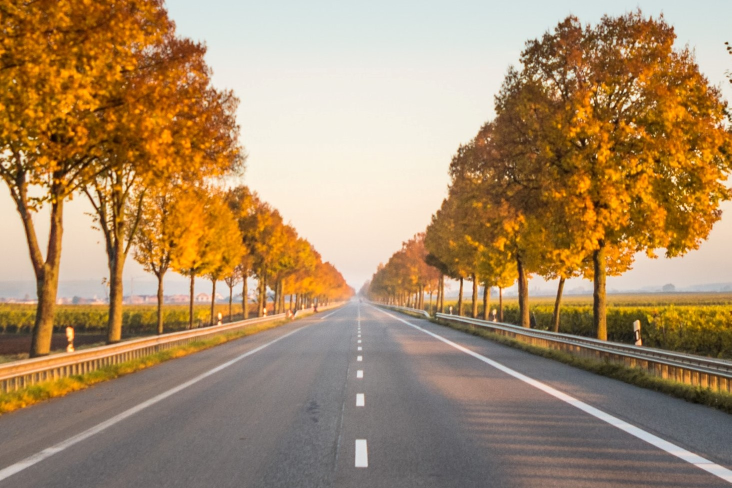
#> input picture Open CV/Joinning Multiple Image/picture.jpg, 1463 x 976 px, given in place of the camera (shown at 1/2 size)
$ python main.py
#> lines starting #> are read from the running program, lines starting #| are printed output that depends on the picture; after the words box and inside, x2 and y2 are one past the last pixel; in counts of white or black regions, pixels touching at a corner belong together
import cv2
import numpy as np

frameWidth = 640
frameHeight = 480
cap = cv2.VideoCapture(0)
cap.set(3, frameWidth)
cap.set(4, frameHeight)

def stackImages(imgArray,scale,lables=[]):
    sizeW= imgArray[0][0].shape[1]
    sizeH = imgArray[0][0].shape[0]
    rows = len(imgArray)
    cols = len(imgArray[0])
    rowsAvailable = isinstance(imgArray[0], list)
    width = imgArray[0][0].shape[1]
    height = imgArray[0][0].shape[0]
    if rowsAvailable:
        for x in range ( 0, rows):
            for y in range(0, cols):
                imgArray[x][y] = cv2.resize(imgArray[x][y], (sizeW, sizeH), None, scale, scale)
                if len(imgArray[x][y].shape) == 2: imgArray[x][y]= cv2.cvtColor( imgArray[x][y], cv2.COLOR_GRAY2BGR)
        imageBlank = np.zeros((height, width, 3), np.uint8)
        hor = [imageBlank]*rows
        hor_con = [imageBlank]*rows
        for x in range(0, rows):
            hor[x] = np.hstack(imgArray[x])
            hor_con[x] = np.concatenate(imgArray[x])
        ver = np.vstack(hor)
        ver_con = np.concatenate(hor)
    else:
        for x in range(0, rows):
            imgArray[x] = cv2.resize(imgArray[x], (sizeW, sizeH), None, scale, scale)
            if len(imgArray[x].shape) == 2: imgArray[x] = cv2.cvtColor(imgArray[x], cv2.COLOR_GRAY2BGR)
        hor= np.hstack(imgArray)
        hor_con= np.concatenate(imgArray)
        ver = hor
    if len(lables) != 0:
        eachImgWidth= int(ver.shape[1] / cols)
        eachImgHeight = int(ver.shape[0] / rows)
        print(eachImgHeight)
        for d in range(0, rows):
            for c in range (0,cols):
                cv2.rectangle(ver,(c*eachImgWidth,eachImgHeight*d),(c*eachImgWidth+len(lables[d][c])*13+27,30+eachImgHeight*d),(255,255,255),cv2.FILLED)
                cv2.putText(ver,lables[d][c],(eachImgWidth*c+10,eachImgHeight*d+20),cv2.FONT_HERSHEY_COMPLEX,0.7,(255,0,255),2)
    return ver

while True:
    success, img = cap.read()
#> img is the input picture: shape (976, 1463, 3); mean B, G, R 103.9, 139.4, 169
    kernel = np.ones((5,5),np.uint8)
    print(kernel)
    #path = "Resources/lena.png"
    #img =  cv2.imread(path)
    imgGray = cv2.cvtColor(img,cv2.COLOR_BGR2GRAY)
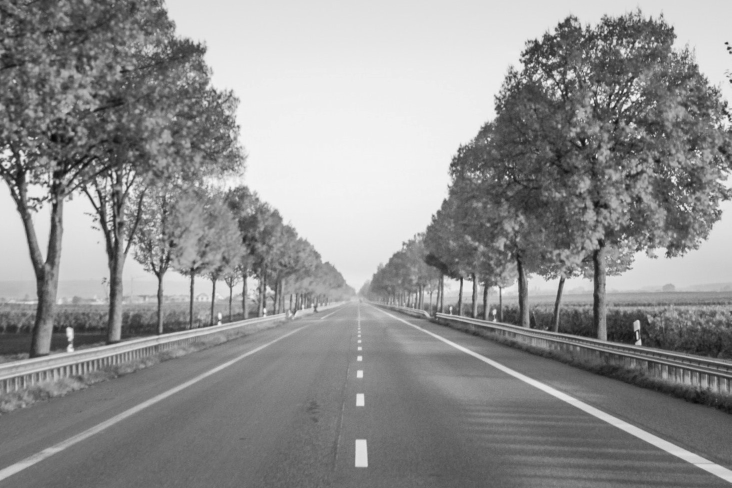
#> imgGray: shape (976, 1463) (shown at 1/2 size); min 7, max 250, mean 144.2
    imgBlur = cv2.GaussianBlur(imgGray,(7,7),0)
    imgCanny = cv2.Canny(imgBlur,100,200)
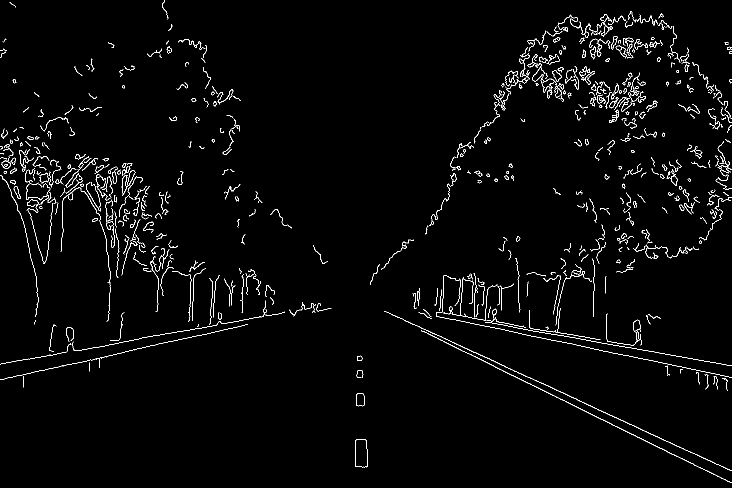
#> imgCanny: shape (976, 1463) (shown at 1/2 size); 2.1% white in thin lines or dots
    imgDilation = cv2.dilate(imgCanny,kernel , iterations = 2)
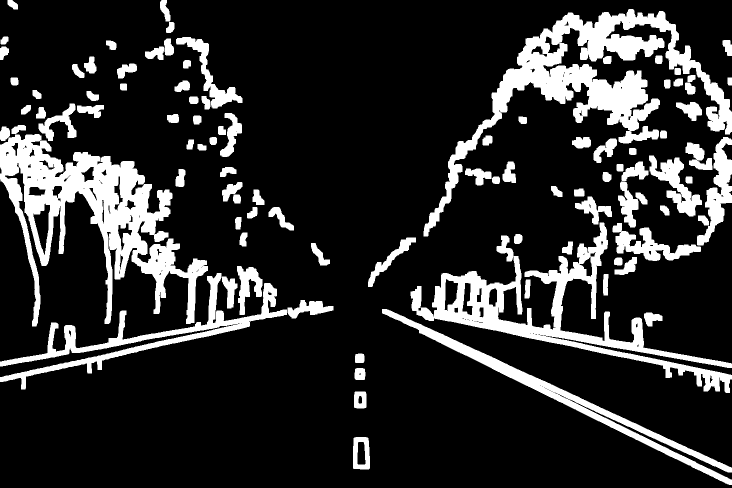
#> imgDilation: shape (976, 1463) (shown at 1/2 size); 17.3% white; 96 white regions, largest, box (x1, y1, x2, y2) and area: (0, 253, 416, 653) 54221, (847, 18, 1463, 473) 51998, (821, 445, 1463, 786) 37383
    imgEroded = cv2.erode(imgDilation,kernel,iterations=2)
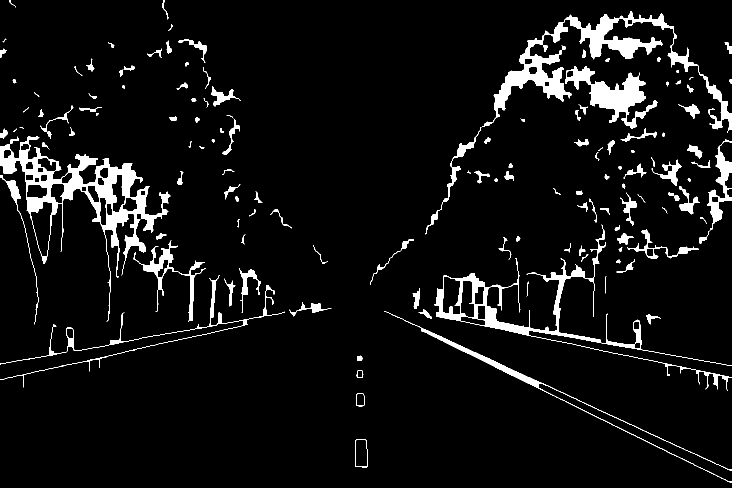
#> imgEroded: shape (976, 1463) (shown at 1/2 size); 6% white; 138 white regions (7 under 20 px), largest, box (x1, y1, x2, y2) and area: (0, 272, 341, 644) 18916, (964, 22, 1463, 265) 16980, (868, 449, 1463, 782) 11135

    #imgBlank = np.zeros((200,200),np.uint8)
    StackedImages = stackImages(([img,imgGray,imgBlur],
                                   [imgCanny,imgDilation,imgEroded]),0.6)
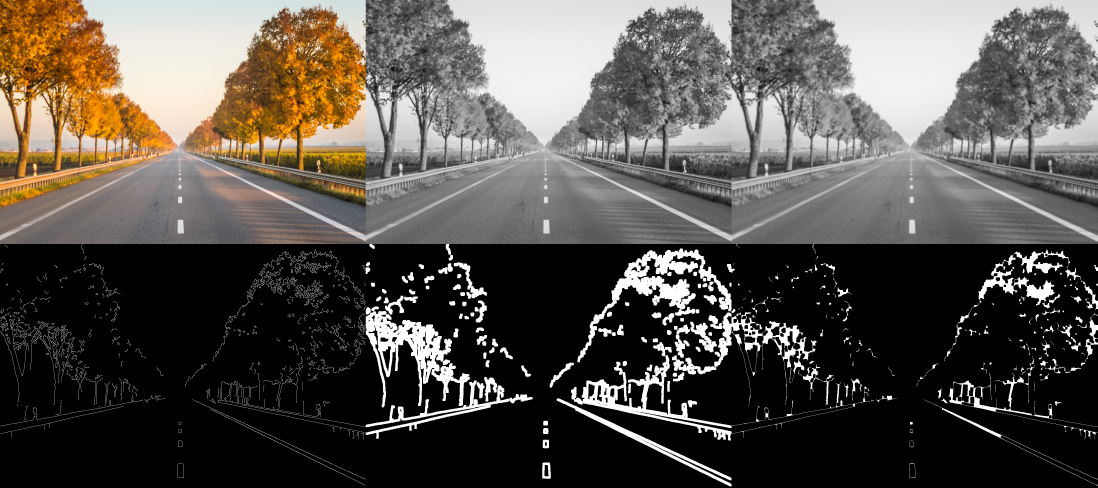
#> StackedImages: shape (1952, 4389, 3) (shown at 1/4 size); mean B, G, R 76.2, 82.1, 87
    cv2.imshow("Staked Images", StackedImages)
    if cv2.waitKey(1) & 0xFF == ord('q'):
#> (key q is pressed here)
        break


# [15 lines of commented-out code are left out]
